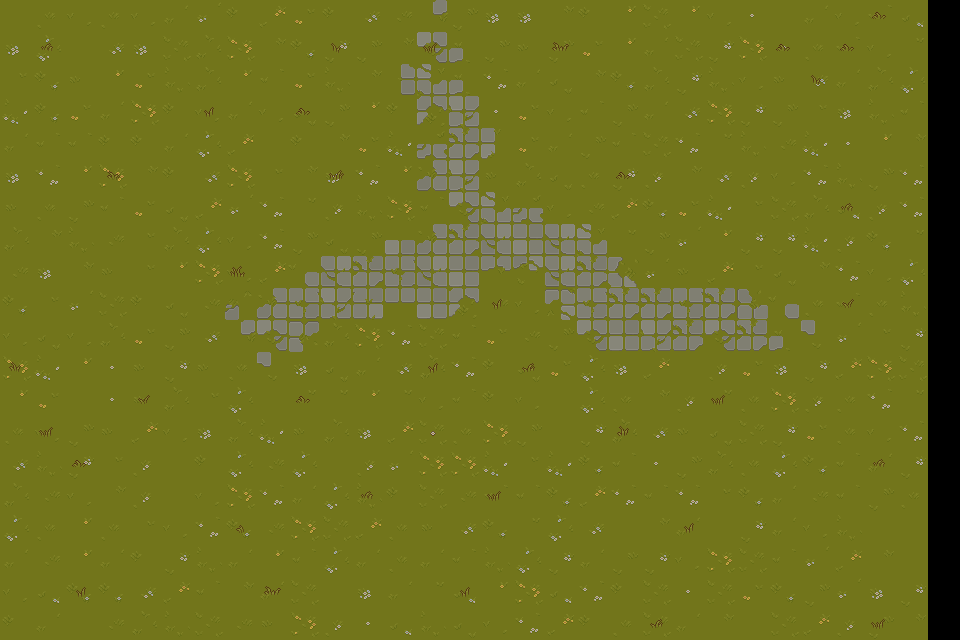

This game map was drawn from its Tiled (.tmx) file and the tilesets committed beside it. A one-line description and the trimmed map source follow:
An orthogonal 30x20 tile map with 32x32 px tiles, 2 tile layers (Pohja, Ruoho), 6 hidden layers not drawn, 5 tilesets.

<map version="1.10" tiledversion="1.10.2" orientation="orthogonal" renderorder="right-down" width="30" height="20" tilewidth="32" tileheight="32" infinite="0" nextlayerid="10" nextobjectid="1">
 <tileset firstgid="1" source="Pavenssiboy_Game/Game sprites/World Sprites/Pixel Art Top Down - Basic/Texture/TX Tileset Grass.tsx" />
 <tileset firstgid="65" source="Pavenssiboy_Game/Game sprites/World Sprites/Pixel Art Top Down - Basic/Texture/TX Plant.tsx" />
 <tileset firstgid="321" source="Pavenssiboy_Game/Game sprites/World Sprites/Pixel Art Top Down - Basic/Texture/TX Shadow Plant.tsx" />
 <tileset firstgid="577" source="Pavenssiboy_Game/Game sprites/World Sprites/Pixel Art Top Down - Basic/Texture/TX Props.tsx" />
 <tileset firstgid="833" source="Pavenssiboy_Game/Game sprites/World Sprites/Pixel Art Top Down - Basic/Texture/TX Shadow.tsx" />
 <layer id="1" name="Pohja" width="30" height="20">
  <data>[600 cells, 580 non-empty, 54 distinct tile ids]</data>
 </layer>
 <objectgroup id="9" name="Colliders" />
 <layer id="5" name="Ruoho" width="30" height="20">
  <data>[600 cells, 37 non-empty, 15 distinct tile ids]</data>
 </layer>
 <layer id="4" name="varjot" width="30" height="20" visible="0">
  <data>[600 cells, 76 non-empty, 31 distinct tile ids]</data>
 </layer>
 <layer id="8" name="Varjot 2" width="30" height="20" visible="0">
  <data>[600 cells, 2 non-empty, 2 distinct tile ids]</data>
 </layer>
 <layer id="7" name="Alemmat ulkoiset objektit" width="30" height="20" visible="0">
  <data>[600 cells, 0 non-empty, 0 distinct tile ids]</data>
 </layer>
 <layer id="2" name="Ulkoiset objektit" width="30" height="20" visible="0">
  <data>[600 cells, 36 non-empty, 26 distinct tile ids]</data>
 </layer>
 <layer id="3" name="Ylemmät ulkoiset objektit" width="30" height="20" visible="0">
  <data>[600 cells, 140 non-empty, 57 distinct tile ids]</data>
 </layer>
 <layer id="6" name="Ylimmät ulkoiset objektit" width="30" height="20" visible="0">
  <data>[600 cells, 18 non-empty, 18 distinct tile ids]</data>
 </layer>
</map>
